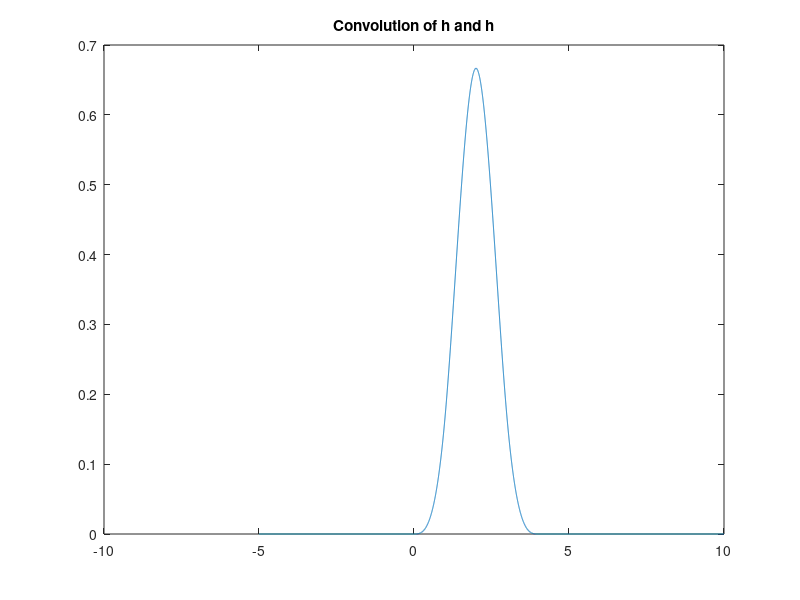

MATLAB code to generate this figure:
t = -5:.001:10;
y1 = 1/6*t.^3;
y2 = -1/2*t.^3+2*t.^2-2*t+2/3;
y3 = 1/2*t.^3-4*t.^2+10*t-22/3;
y4 = -1/6*t.^3+2*t.^2-8*t+32/3;
y = y1.*(0<=t & t<1) + y2.*(1<=t & t<2) + y3.*(2<=t & t<3) + y4.*(3<=t & t<4);
plot(t,y);
title('Convolution of h and h');
